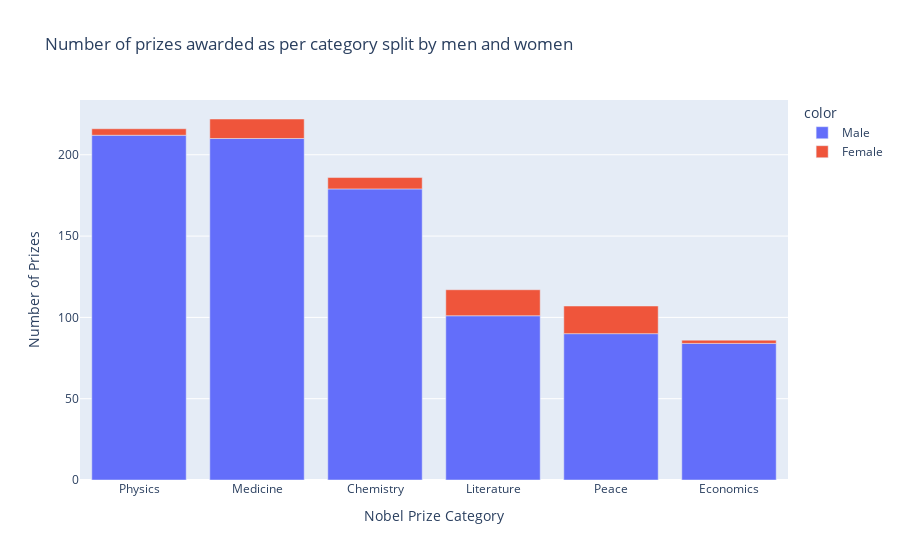

Notebook code for this chart:
### Code cell
v_bar_split = px.bar(
    x = category_men_women.category,
    y = category_men_women.prize,
    color = category_men_women.sex,
    title= 'Number of prizes awarded as per category split by men and women'
)

v_bar_split.update_layout(
    xaxis_title = 'Nobel Prize Category',
    yaxis_title = 'Number of Prizes'
)

v_bar_split.show()

### Figure 1 — Plotly figure (JSON) as saved in the notebook; plotly's stock layout.template omitted (floating-point values rounded to 4 significant figures)
{"data": [{"alignmentgroup": "True", "hovertemplate": "color=Male<br>x=%{x}<br>y=%{y}<extra></extra>", "legendgroup": "Male", "marker": {"color": "#636efa", "pattern": {"shape": ""}}, "name": "Male", "offsetgroup": "Male", "orientation": "v", "showlegend": true, "textposition": "auto", "type": "bar", "x": ["Physics", "Medicine", "Chemistry", "Literature", "Peace", "Economics"], "xaxis": "x", "y": [212, 210, 179, 101, 90, 84], "yaxis": "y"}, {"alignmentgroup": "True", "hovertemplate": "color=Female<br>x=%{x}<br>y=%{y}<extra></extra>", "legendgroup": "Female", "marker": {"color": "#EF553B", "pattern": {"shape": ""}}, "name": "Female", "offsetgroup": "Female", "orientation": "v", "showlegend": true, "textposition": "auto", "type": "bar", "x": ["Peace", "Literature", "Medicine", "Chemistry", "Physics", "Economics"], "xaxis": "x", "y": [17, 16, 12, 7, 4, 2], "yaxis": "y"}], "layout": {"barmode": "relative", "legend": {"title": {"text": "color"}, "tracegroupgap": 0}, "title": {"text": "Number of prizes awarded as per category split by men and women"}, "xaxis": {"anchor": "y", "domain": [0, 1], "title": {"text": "Nobel Prize Category"}}, "yaxis": {"anchor": "x", "domain": [0, 1], "title": {"text": "Number of Prizes"}}}}
